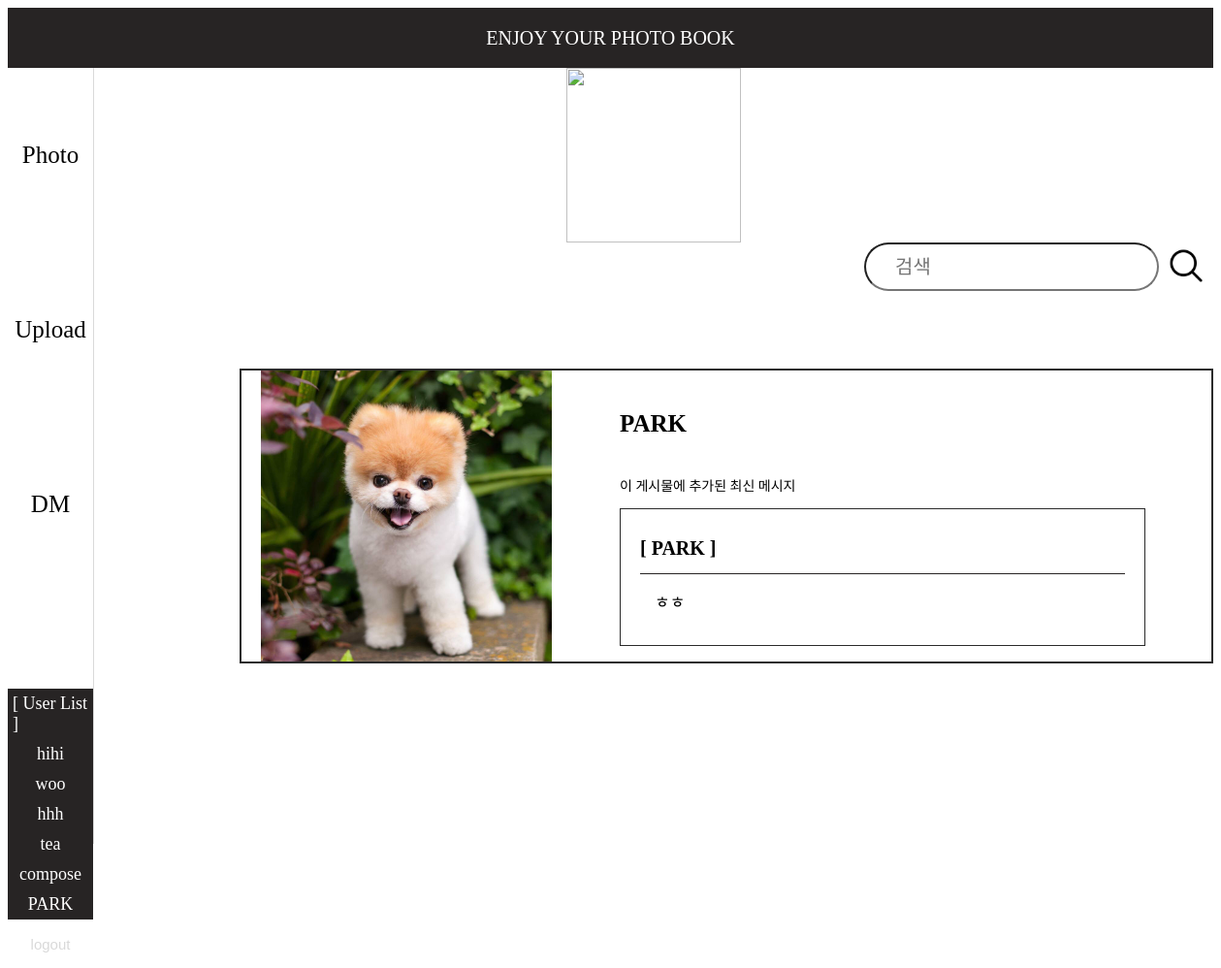
Page /dm_list (signed in) on the committed database.
### tables this page shows
CREATE TABLE user_table (
    ID INTEGER PRIMARY KEY AUTOINCREMENT,
    user_nickname TEXT NOT NULL,
    user_ID TEXT NOT NULL UNIQUE,
    user_PW TEXT NOT NULL
);

CREATE TABLE photo_table (
    photo_ID INTEGER PRIMARY KEY AUTOINCREMENT,
    user_ID INTEGER NOT NULL,
    photo_img TEXT NOT NULL,
    photo_describ TEXT NOT NULL,
    FOREIGN KEY (user_ID) REFERENCES user_table(ID)
);

### signup.py (the view)
@app.route('/dm_list')
def dm_list():
    user_nickname = session['user_nickname']
    with sqlite3.connect('photo_album.db') as con:
        con.row_factory = sqlite3.Row
        cur = con.cursor()
        cur.execute('''
            WITH LatestDM AS (
                SELECT
                    photo_ID,
                    MAX(DM_ID) AS MaxDMID
                FROM
                    DM_table
                GROUP BY
                    photo_ID
            )
            SELECT
                p.photo_ID,
                p.photo_img,
                u.user_nickname,
                dm_sender.user_nickname || ':' || d.DM_msg AS dm_info
            FROM
                photo_table p
            JOIN
                user_table u ON p.user_ID = u.ID
            LEFT JOIN
                LatestDM ldm ON p.photo_ID = ldm.photo_ID
            LEFT JOIN
                DM_table d ON ldm.MaxDMID = d.DM_ID
            LEFT JOIN
                user_table dm_sender ON d.user_ID = dm_sender.ID
            WHERE
                u.user_nickname = ?
            ORDER BY
                d.DM_ID DESC
        ''', (user_nickname,))
        lists = cur.fetchall()
        cur.execute('''select user_nickname from user_table''')
        signupuserlist = cur.fetchall()
    return render_template('dm_list.html', user_nickname=user_nickname, lists=lists, signupuserlist=signupuserlist)

### templates/dm_list.html
<!DOCTYPE html>
<html>
    <head>
        <link rel="stylesheet" href="../static/dm_list.css" />
    </head>
    <body>
        <div id = 'top'>ENJOY YOUR PHOTO BOOK</div>
        <div id="container">
            <div id = 'sidebar_container'>
                <div class="sidebar_btn_container"><button class='sidebar_btn' onclick="location.href='{{ url_for('mainpage') }}'">Photo</button></div>
                <div class="sidebar_btn_container"><button class='sidebar_btn' onclick="location.href='{{ url_for('photo_upload') }}'">Upload</button></div>
                <div class="sidebar_btn_container"><button class='sidebar_btn' onclick="location.href='{{ url_for('dm_list') }}'">DM</button></div>
                <div id ='connecting_user_container'>
                    <div class="userlist">[ User List ]</div>
                    {% for signupuser in signupuserlist%}
                    <div class="userlist">{{signupuser[0]}}</div>
                    {% endfor %}
                </div>
                <div id="logout">
                    <button id="logout_btn" onclick="location.href='{{ url_for('loginpage') }}'">logout</button>
                </div>
            </div>
            <div id = 'dm_list_container'>
                <div id="camera_img_container">
                    <img id = 'camera_img' src="{{ url_for('static', filename='assets/camera.png') }}">
                </div>
                <div id="keyword_container">
                    <form action="search_keyword" method="POST">
                        <input type="text" id="keyword" name="keyword" placeholder="검색">
                        <button id="search_btn"><img id='search_img' src="{{ url_for('static', filename='assets/search.png') }}"></button>
                    </form>
                </div>
                {% for item in lists %}
                <div class="user_msg_container">
                    <a href="{{ url_for('photo_detail', item_id=item['photo_ID']) }}" class="item_link">
                        <div class ='item'>
                            <img class='photo_img' src="{{ url_for('static', filename=item['photo_img']) }}">
                            <div class="text_content">
                                <p class="author"> {{ item['user_nickname'] }} </p>
                                <p class="text">이 게시물에 추가된 최신 메시지</p>
                                <div class="other_user_container">
                                    {% if item['dm_info'] %}
                                        {% set dm_parts = item['dm_info'].split(':') %}
                                        <p class="other_user"> [ {{ dm_parts[0] }} ] </p>
                                        <p class="other_user_dm"> {{ dm_parts[1] }} </p>
                                    {% else %}
                                        <p class="text"> DM 정보가 없습니다. </p>
                                    {% endif %}
                                </div>
                            </div>
                        </div>
                    </a>
                </div>
                {% endfor %}
            </div>
        </div>
    </body>
</html>

### static/dm_list.css (style rules this page uses)
body { font-family: 'Pretendard-Regular'; }
#top { display: flex; justify-content: center; align-items: center; background-color: #272424; color : #FFFFFF; height: 62px; font-size : 20px; }
#container { display: grid; grid-template-columns: 1fr 5fr; }
#sidebar_container { grid-column: 1/2; border-right:1px solid #D9D9D9; align-items: center; justify-content: center; height: 100vh; }
.sidebar_btn_container { display: flex; justify-content: center; align-items: center; }
#connecting_user_container { margin-top:100px }
.sidebar_btn { width: 100%; height: 180px; color:black; background-color: #FFFFFF; border:0px; font-size: 25px; font-family: 'Pretendard-Regular'; }
.userlist { display: flex; justify-content: center; color:#FFFFFF; background-color: #272424; font-size: 18px; padding: 5px; }
#logout { display: flex; height:50px; justify-content: center; }
#logout_btn { color:#D9D9D9; background-color: #FFFFFF; border:0px; font-size:15px; }
#dm_list_container { position: relative; grid-column: 2/3; height: 100%; }
#camera_img_container { display: flex; justify-content: center; align-items: center; }
#camera_img { width: 180px; height: 180px; }
#keyword_container { display: flex; justify-content: flex-end; }
#search_btn { background-color: #FFFFFF; border:0px; }
form { display: flex; align-items: center; justify-content: center; }
#keyword { border-radius: 50px; width: 278px; height: 44px; font-size: 22px; padding-left: 20px; }
input::placeholder { display: flex; align-items: center; font-size: 20px; padding-left: 10px; font-family: 'Pretendard-Regular'; }
#search_img { width:44px; height: 44px; }
.user_msg_container { margin-top: 80px; margin-left:150px; border: #2b2b2b solid 2px; width: 1000px; height: 300px; margin-bottom: 20px; }
.item_link { text-decoration: none; color: inherit; }
.item { display: flex; justify-content: flex-start; align-items: center; width: 100%; height: 100%; }
.photo_img { max-width: 50%; max-height: 100%; margin: 20px; object-fit: contain; }
.text_content { display: flex; flex-direction: column; align-items: flex-start; margin-left: 50px; max-width: 50%; }
.author { font-size: 25px; font-weight: 600; }
.text { font-size: 14px; }
.other_user_container { border: #2b2b2b; border-style: solid; border-width: 1px; width: 500px; height: 100px; display: flex; flex-direction: column; justify-content: center; padding: 20px; }
.other_user { margin: 5px 0; font-size: 20px; font-weight: 600; }
.other_user::after { margin-top: 14px; content: ""; display: block; background-color: #272424; height: 1px; width: 500px; }
.other_user_dm { margin: 10px 0; margin-left:15px; font-size: 17px; }

### rows in the picture
user_table: user_nickname "hihi"
user_table: user_nickname "woo"
user_table: user_nickname "hhh"
user_table: user_nickname "tea"
user_table: user_nickname "compose"
user_table: user_nickname "PARK"
photo_table: photo_img (picture), user_nickname "PARK", dm_parts "PARK", dm_parts "ㅎㅎ"
